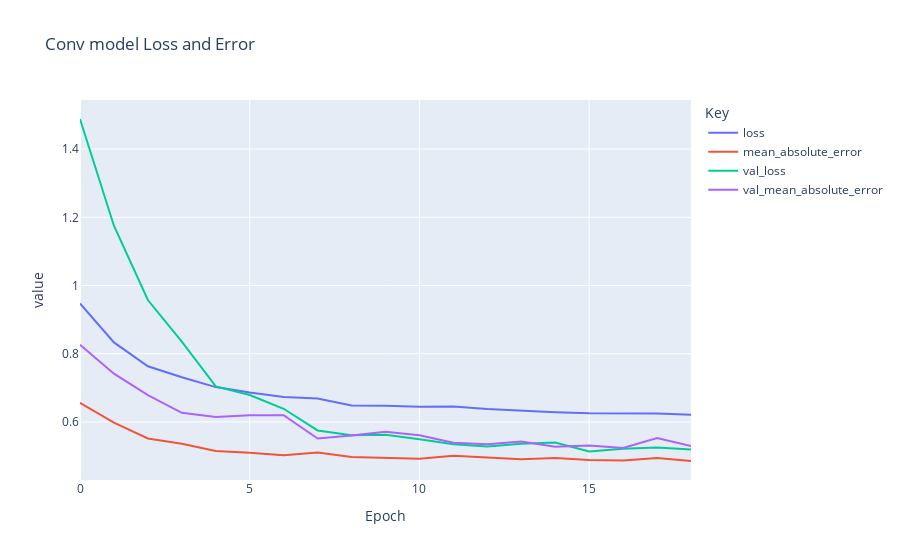

Notebook code for this chart:
### Code cell
conv_err_fig = px.line(conv_history.history, title = 'Conv model Loss and Error', labels = {'index': 'Epoch', 'variable': 'Key'})
conv_err_fig.show()

### Figure 1 — Plotly figure (JSON) as saved in the notebook; plotly's stock layout.template omitted (floating-point values rounded to 4 significant figures)
{"data": [{"hovertemplate": "Key=loss<br>Epoch=%{x}<br>value=%{y}<extra></extra>", "legendgroup": "loss", "line": {"color": "#636efa", "dash": "solid"}, "mode": "lines", "name": "loss", "orientation": "v", "showlegend": true, "type": "scatter", "x": [0, 1, 2, 3, 4, 5, 6, 7, 8, 9, 10, 11, 12, 13, 14, 15, 16, 17, 18], "xaxis": "x", "y": [0.9474, 0.8332, 0.7633, 0.7309, 0.702, 0.6859, 0.6732, 0.6687, 0.6485, 0.6476, 0.6442, 0.6453, 0.6382, 0.6332, 0.6286, 0.6254, 0.6245, 0.6247, 0.6212], "yaxis": "y"}, {"hovertemplate": "Key=mean_absolute_error<br>Epoch=%{x}<br>value=%{y}<extra></extra>", "legendgroup": "mean_absolute_error", "line": {"color": "#EF553B", "dash": "solid"}, "mode": "lines", "name": "mean_absolute_error", "orientation": "v", "showlegend": true, "type": "scatter", "x": [0, 1, 2, 3, 4, 5, 6, 7, 8, 9, 10, 11, 12, 13, 14, 15, 16, 17, 18], "xaxis": "x", "y": [0.6562, 0.5976, 0.5514, 0.5362, 0.515, 0.5099, 0.5023, 0.5106, 0.4973, 0.4954, 0.4921, 0.5004, 0.496, 0.4908, 0.4938, 0.4884, 0.4871, 0.4941, 0.4854], "yaxis": "y"}, {"hovertemplate": "Key=val_loss<br>Epoch=%{x}<br>value=%{y}<extra></extra>", "legendgroup": "val_loss", "line": {"color": "#00cc96", "dash": "solid"}, "mode": "lines", "name": "val_loss", "orientation": "v", "showlegend": true, "type": "scatter", "x": [0, 1, 2, 3, 4, 5, 6, 7, 8, 9, 10, 11, 12, 13, 14, 15, 16, 17, 18], "xaxis": "x", "y": [1.488, 1.175, 0.9574, 0.8354, 0.7041, 0.679, 0.6385, 0.575, 0.561, 0.5625, 0.5492, 0.5347, 0.5278, 0.5359, 0.5396, 0.5131, 0.5216, 0.5252, 0.5193], "yaxis": "y"}, {"hovertemplate": "Key=val_mean_absolute_error<br>Epoch=%{x}<br>value=%{y}<extra></extra>", "legendgroup": "val_mean_absolute_error", "line": {"color": "#ab63fa", "dash": "solid"}, "mode": "lines", "name": "val_mean_absolute_error", "orientation": "v", "showlegend": true, "type": "scatter", "x": [0, 1, 2, 3, 4, 5, 6, 7, 8, 9, 10, 11, 12, 13, 14, 15, 16, 17, 18], "xaxis": "x", "y": [0.8266, 0.7413, 0.6786, 0.6268, 0.6142, 0.6197, 0.6198, 0.5511, 0.5601, 0.5709, 0.5608, 0.539, 0.5346, 0.5427, 0.527, 0.5309, 0.5234, 0.5526, 0.5294], "yaxis": "y"}], "layout": {"legend": {"title": {"text": "Key"}, "tracegroupgap": 0}, "title": {"text": "Conv model Loss and Error"}, "xaxis": {"anchor": "y", "domain": [0, 1], "title": {"text": "Epoch"}}, "yaxis": {"anchor": "x", "domain": [0, 1], "title": {"text": "value"}}}}
